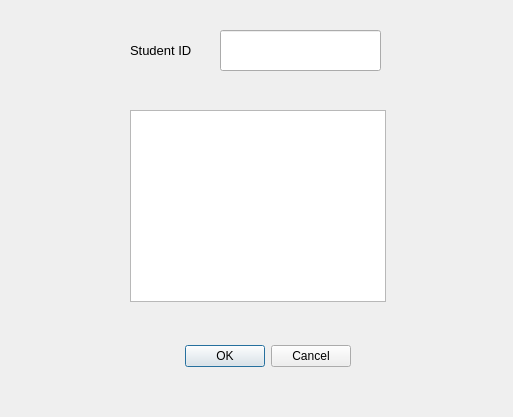
<?xml version="1.0" encoding="UTF-8"?>
<ui version="4.0">
 <class>Dialog</class>
 <widget class="QDialog" name="Dialog">
  <property name="geometry">
   <rect>
    <x>0</x>
    <y>0</y>
    <width>513</width>
    <height>417</height>
   </rect>
  </property>
  <property name="windowTitle">
   <string>Delete</string>
  </property>
  <widget class="QDialogButtonBox" name="buttonBox">
   <property name="geometry">
    <rect>
     <x>10</x>
     <y>340</y>
     <width>341</width>
     <height>32</height>
    </rect>
   </property>
   <property name="orientation">
    <enum>Qt::Horizontal</enum>
   </property>
   <property name="standardButtons">
    <set>QDialogButtonBox::Cancel|QDialogButtonBox::Ok</set>
   </property>
  </widget>
  <widget class="QLabel" name="label">
   <property name="geometry">
    <rect>
     <x>130</x>
     <y>30</y>
     <width>81</width>
     <height>41</height>
    </rect>
   </property>
   <property name="font">
    <font>
     <pointsize>10</pointsize>
    </font>
   </property>
   <property name="text">
    <string>Student ID</string>
   </property>
  </widget>
  <widget class="QLineEdit" name="lineEdit">
   <property name="geometry">
    <rect>
     <x>220</x>
     <y>30</y>
     <width>161</width>
     <height>41</height>
    </rect>
   </property>
  </widget>
  <widget class="QTextBrowser" name="textBrowser">
   <property name="geometry">
    <rect>
     <x>130</x>
     <y>110</y>
     <width>256</width>
     <height>192</height>
    </rect>
   </property>
  </widget>
 </widget>
 <resources/>
 <connections>
  <connection>
   <sender>buttonBox</sender>
   <signal>accepted()</signal>
   <receiver>Dialog</receiver>
   <slot>accept()</slot>
   <hints>
    <hint type="sourcelabel">
     <x>248</x>
     <y>254</y>
    </hint>
    <hint type="destinationlabel">
     <x>157</x>
     <y>274</y>
    </hint>
   </hints>
  </connection>
  <connection>
   <sender>buttonBox</sender>
   <signal>rejected()</signal>
   <receiver>Dialog</receiver>
   <slot>reject()</slot>
   <hints>
    <hint type="sourcelabel">
     <x>316</x>
     <y>260</y>
    </hint>
    <hint type="destinationlabel">
     <x>286</x>
     <y>274</y>
    </hint>
   </hints>
  </connection>
 </connections>
</ui>
